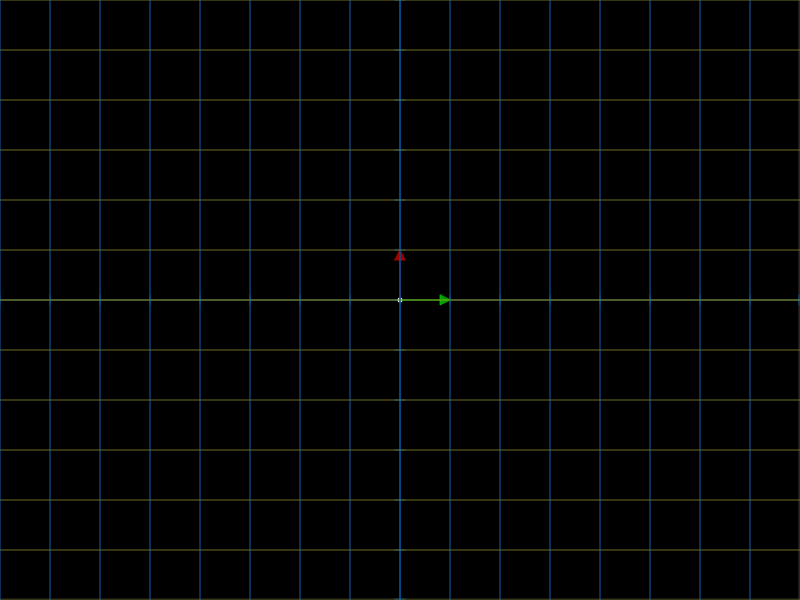
Frame 1 (no input)
Frame 60 (no input): identical to frame 1, image omitted
Frame 120 (the mouse pressed at the canvas centre since frame 60): identical to frame 1, image omitted

The p5.js sketch that drew this single still picture (run headless with seeded random() and noise() and a simulated clock; from frame 60 on, the mouse is pressed at the canvas centre):

// p5.js sketch
// ── sketch.js
let lengthOne, tickLength, tickOffset, xCenter, yCenter;
let tickCol, xCol, yCol, xNewCol, yNewCol, iHatCol, jHatCol;
let iHat, jHat;

let iXvector, iYvector, jXvector, jYvector;

let currentIhat, currentJhat;

function setup() {
	// createCanvas(800, 600);
	createCanvas(800, 600);
	lengthOne = width / 16;
	tickLength = 10;
	tickOffset = tickLength / 2;
	xCenter = width / 2;
	yCenter = height / 2;

	tickCol = color(0, 150, 255, 125);
	xCol = color(125, 200);
	yCol = color(125, 200);
	iHatCol = color(0, 200, 0, 200);
	jHatCol = color(200, 0, 0, 200);
	xNewCol = color(0, 75, 150, 125);
	yNewCol = color(150, 150, 0, 125);

	iHat = createVector(0 + lengthOne, 0);
	jHat = createVector(0, 0 - lengthOne);

	let xOffset = width / 2 - lengthOne;
	let yOffset = height / 2 - lengthOne;
	iXvector = createSlider(-xOffset - lengthOne * 2, xOffset, 0, lengthOne);
	iYvector = createSlider(-yOffset - lengthOne, yOffset + lengthOne, 0, lengthOne);
	jXvector = createSlider(-xOffset - lengthOne, xOffset + lengthOne, 0, lengthOne);
	jYvector = createSlider(-yOffset, yOffset + lengthOne * 2, 0, lengthOne);

	iXvector.position(10, height + 10);
	jXvector.position(150, height + 10);
	iYvector.position(10, height + 40);
	jYvector.position(150, height + 40);

	currentIhat = createVector(iHat.x,iHat.y);
	currentJhat = createVector(jHat.x,jHat.y);
}

function draw() {
	background(0);

	// let targetIhat = p5.Vector.add(iXvector.value(), iYvector.value());
	// let targetJhat = p5.Vector.add(jXvector.value(), jYvector.value());
	let targetIhat = p5.Vector.add(iHat, createVector(iXvector.value(), iYvector.value()));
	let targetJhat = p5.Vector.add(jHat, createVector(jXvector.value(), jYvector.value()));


	// draw background grid, this will not move
	drawGrid(xCol, yCol, .5, .5);
	drawTickMarks(tickCol, 1);

	// Draw matrix tanslation
	translate(xCenter, yCenter);
	strokeWeight(1);
	drawArrow(0, 0, targetIhat.x, targetIhat.y, 10, iHatCol);
	drawArrow(0, 0, targetJhat.x, targetJhat.y, 10, jHatCol);

	animateTransformation(targetIhat, targetJhat);

	drawNewGrid(currentIhat, currentJhat, xNewCol, yNewCol, 2, 1);

}

function animateTransformation(_targetIhat, _targetJhat) {
	if (currentIhat.x < _targetIhat.x){
		currentIhat.x += 1;
	}
	if (currentIhat.y < _targetIhat.y){
		currentIhat.y += 1;
	}
	if (currentJhat.x < _targetJhat.x){
		currentJhat.x += 1;
	}
	if (currentJhat.y < _targetJhat.y){
		currentJhat.y += 1;
	}

	if (currentIhat.x > _targetIhat.x){
		currentIhat.x -= 1;
	}
	if (currentIhat.y > _targetIhat.y){
		currentIhat.y -= 1;
	}
	if (currentJhat.x > _targetJhat.x){
		currentJhat.x -= 1;
	}
	if (currentJhat.y > _targetJhat.y){
		currentJhat.y -= 1;
	}
}

function drawNewGrid(_iVector, _jVector, _xCol, _yCol, xStrW, yStrW) {
	// get new length for iHat
	let center = createVector(0, 0);
	let iDist = _iVector.dist(center);
	let jDist = _jVector.dist(center);

	let iAngle = atan2(center.y - _iVector.y, center.x - _iVector.x); 
	let jAngle = atan2(center.y - _jVector.y, center.x - _jVector.x);

	// Draw x grid
	stroke(_xCol);
	strokeWeight(xStrW);
	push();
	rotate(iAngle);
	if (iDist > 0) {
		for (let i = 0; i <= width*2; i += iDist) {
			line(i, 0, i, height);
			line(-i, 0, -i, height);
			line(i, 0, i, -height);
			line(-i, 0, -i, -height);
		}
	} else {
		line(0, 0, 0, height);
		line(0, 0, 0, -height);
	}
	pop();
	//Draw y grid
	stroke(_yCol);
	strokeWeight(yStrW);
	push();
	rotate(jAngle-HALF_PI);
	if (jDist > 0) {
		for (let i = 0; i <= height*2; i += jDist) {
			line(0, i, width, i);
			line(0, -i, width, -i);
			line(0, i, -width, i);
			line(0, -i, -width, -i);
		}
	} else {
		line(0, 0, width, 0);
		line(0, 0, -width, 0);
	}
	pop();

}

function drawArrow(_x1, _y1, _x2, _y2, _triSize, _col) {
	stroke(_col);
	fill(_col);
	line(_x1, _y1, _x2, _y2); //draw a line beetween the vertices

	// this code is to make the arrow point
	push() //start new drawing state
	let angle = atan2(_y1 - _y2, _x1 - _x2); //gets the angle of the line
	translate(_x2, _y2); //translates to the destination vertex
	rotate(angle - HALF_PI); //rotates the arrow point
	triangle(-_triSize * .5, _triSize, _triSize * .5, _triSize, 0, 0);
	pop();
}

function drawGrid(_xCol, _yCol, xStrW, yStrW) {

	// Draw x grid
	stroke(_xCol);
	strokeWeight(xStrW);
	for (let i = 0; i <= width; i += lengthOne) {
		if (i == width) {
			line(i - 1, 0, i - 1, height);
		} else {
			line(i, 0, i, height);
		}
	}

	// Draw y grid
	stroke(_yCol);
	strokeWeight(yStrW);
	for (let i = 0; i <= height; i += lengthOne) {
		if (i == height) {
			line(0, i - 1, width, i - 1);
		} else {
			line(0, i, width, i);
		}
	}
	stroke(255);
	strokeWeight(5);
	point(xCenter, yCenter);
}

function drawTickMarks(_col, strW) {
	let col = _col;

	// Draw x/y lines
	strokeWeight(strW);
	stroke(col);
	line(0, yCenter, width, yCenter);
	line(xCenter, 0, xCenter, height);

	// Draw tick marks
	for (let i = 0; i <= width; i += lengthOne) {
		if (i == width) {
			line(i - 1, yCenter - tickOffset, i - 1, yCenter + tickOffset)
		} else {
			line(i, yCenter - tickOffset, i, yCenter + tickOffset);
		}
	}
	for (let i = 0; i <= height; i += lengthOne) {
		if (i == height) {
			line(xCenter - tickOffset, i - 1, xCenter + tickOffset, i - 1);
		} else {
			line(xCenter - tickOffset, i, xCenter + tickOffset, i);
		}
	}
}
